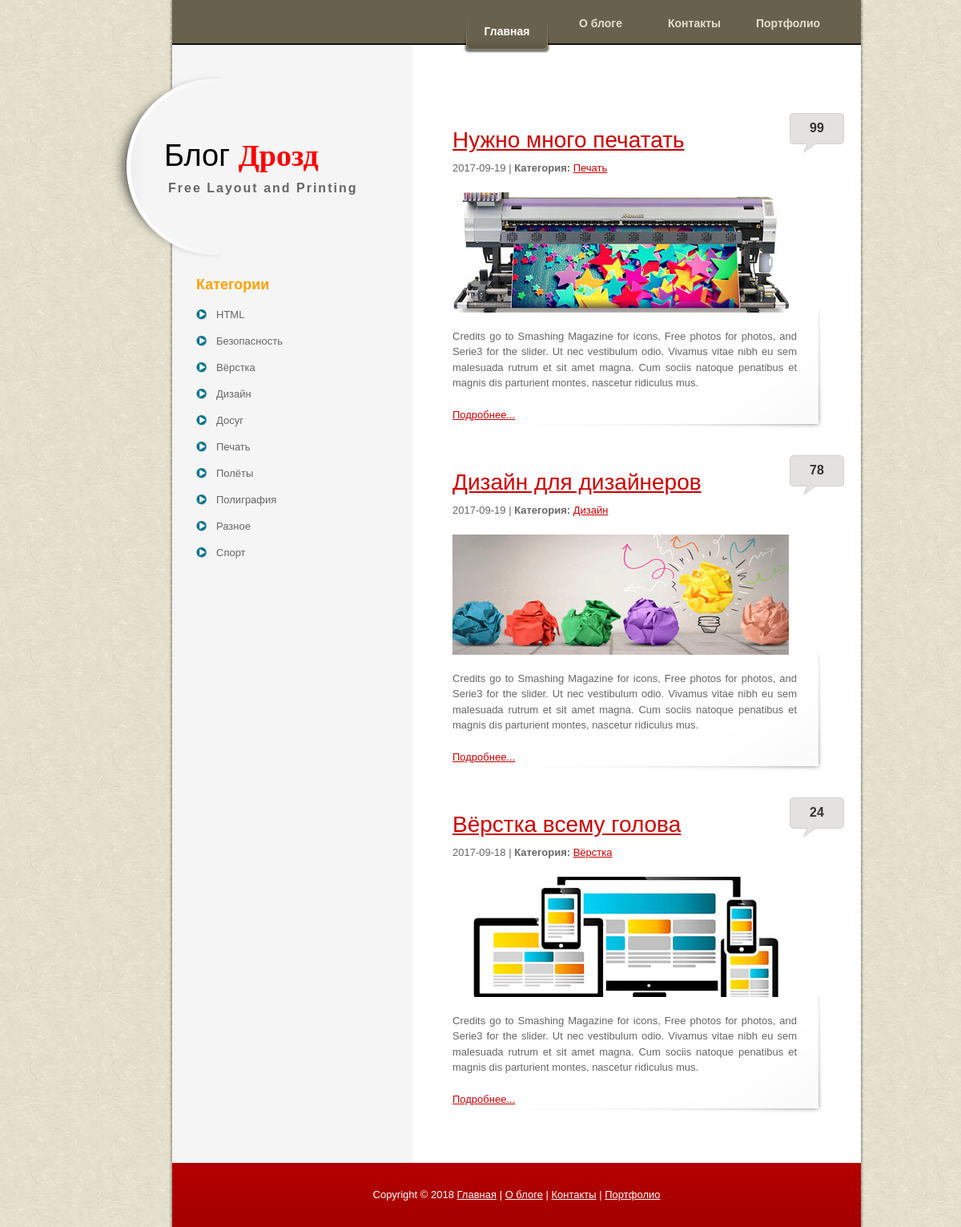
The page / on the database its author committed.
### tables this page shows
CREATE TABLE IF NOT EXISTS `pages` (
  `pages_id` tinyint(3) unsigned NOT NULL AUTO_INCREMENT,
  `title` varchar(255) NOT NULL,
  `keywords` varchar(255) NOT NULL,
  `description` varchar(255) NOT NULL,
  `position` tinyint(3) unsigned NOT NULL DEFAULT '0',
  `text` text NOT NULL,
  PRIMARY KEY (`pages_id`)
);

CREATE TABLE IF NOT EXISTS `articles` (
  `art_id` int(11) unsigned NOT NULL AUTO_INCREMENT,
  `name` varchar(255) NOT NULL,
  `keywords` varchar(255) NOT NULL,
  `description` varchar(255) NOT NULL,
  `img` varchar(255) NOT NULL DEFAULT 'no_image.jpg',
  `art_catid` tinyint(4) unsigned NOT NULL,
  `anons` text NOT NULL,
  `content` text NOT NULL,
  `visible` enum('0','1') NOT NULL DEFAULT '1',
  `date` date NOT NULL,
  `views` int(11) NOT NULL DEFAULT '0',
  PRIMARY KEY (`art_id`)
);

CREATE TABLE IF NOT EXISTS `categories` (
  `cat_id` tinyint(4) unsigned NOT NULL AUTO_INCREMENT,
  `cat_name` varchar(255) NOT NULL,
  PRIMARY KEY (`cat_id`)
);

### views/blogger/index.php (called while the page is built, shortened)
<?php require_once 'inc/header.php' ?>
<?php include $view. '.php' ?>
<?php require_once 'inc/leftbar.php' ?>
<?php require_once 'inc/footer.php' ?>

### controller/controller.php (called while the page is built, shortened)
<?php
$pages = pages();
$categories = categories();
$popular_articles = popular_articles();
$view = empty($_GET['view']) ? 'latest' : $_GET['view'];
require_once TEMPLATE.'index.php';

### index.php (called while the page is built, shortened)
<?php
require_once CONTROLLER;

### model/model.php (called while the page is built, shortened)
<?php
function pages(){
    $query = "SELECT pages_id, title FROM pages ORDER BY position";
    $res = mysql_query($query) or die(mysql_error());
    $pages = array();
    while($row = mysql_fetch_assoc($res)){
        $pages[] = $row;
    }
    return $pages;
}
function categories(){
    $query = "SELECT * FROM categories ORDER BY cat_name";
    $res = mysql_query($query) or die(mysql_error());
    $categories = array();
    while($row = mysql_fetch_assoc($res)){
        $categories[] = $row;
    }
    return $categories;
}
function popular_articles(){
    $query = "(SELECT * FROM articles
                INNER JOIN categories ON
                articles.art_catid = categories.cat_id
                ORDER BY date DESC LIMIT 3) ORDER BY views DESC";
    $res = mysql_query($query) or die(mysql_error());
    $popular_articles = array();
    while($row = mysql_fetch_assoc($res)){
        $popular_articles[] = $row;
    }
    return $popular_articles;
}

### views/blogger/latest.php (the view, shortened to what this page needs)
      <div id="templatemo_main">
          <?php if($popular_articles): ?>
              <?php foreach ($popular_articles as $item): ?>
          <div class="post_section">
              <span class="comment"><a href="?view=article&amp;art_id=<?=$item['art_id']?>"><?=$item['views']?></a></span>
              <h2><a href="?view=article&amp;art_id=<?=$item['art_id']?>"><?=$item[name]?></a></h2>
          	<?=$item['date']?> | <strong>Категория:</strong> <a href="?view=category&cat_id=<?=$item['cat_id']?>"><?=$item['cat_name']?></a>
              <img src="<?=TEMPLATE?>images/<?=$item['img']?>" alt="" />
              <p><?=$item['anons']?></p>
            <a href="?view=article&amp;art_id=<?=$item['art_id']?>">Подробнее...</a>
          </div>
          <?php endforeach; ?>
          <?php endif; ?>
</div>

### views/blogger/inc/header.php (shortened to what this page needs)
<!DOCTYPE html PUBLIC "-//W3C//DTD XHTML 1.0 Transitional//EN" "http://www.w3.org/TR/xhtml1/DTD/xhtml1-transitional.dtd">
<html xmlns="http://www.w3.org/1999/xhtml">
<head>
<link href="<?=TEMPLATE?>templatemo_style.css" rel="stylesheet" type="text/css" />
<link href="<?=TEMPLATE?>s3slider.css" rel="stylesheet" type="text/css" />
</head>
<body>
<div id="templatemo_wrapper">
	<div id="templatemo_menu">
        <ul>
            <li><a href="<?=PATH?>" class="current">Главная</a></li>
            <?php if($pages): ?>
            <?php foreach($pages as $item): ?>
            <li><a href="?view=page&amp;page_id=<?=$item['pages_id']?>"><?=$item['title']?></a></li>
            <?php endforeach; ?>
            <?php endif; ?>
        </ul>
    </div>

### views/blogger/inc/leftbar.php (shortened to what this page needs)
<div id="templatemo_left_column">
    <div id="templatemo_header">
        <div id="site_title">
            <h1><a href="<?=PATH?>" target="_parent">Блог <strong>Дрозд</strong><span>Free Layout and Printing</span></a></h1>
        </div>
    </div>
            <div id="templatemo_sidebar">
        <h4>Категории</h4>
        <ul class="templatemo_list">
        <?php if($categories): ?>
        <?php foreach($categories as $item): ?>
            <li><a href="?view=category&amp;cat_id=<?=$item['cat_id']?>" target="_parent"><?=$item['cat_name']?></a></li>
        <?php endforeach; ?>
        <?php endif; ?>
        </ul>
        <div class="cleaner_h40"></div>
    </div>
</div>

### views/blogger/inc/footer.php (shortened to what this page needs)
  <div class="cleaner_h20"></div>
  	<div id="templatemo_footer">
		Copyright © <?php echo date(Y); ?> <a href="<?=PATH?>">Главная</a>
        <?php if($pages): ?>
        <?php foreach($pages as $item): ?>
        | <a href="?view=page&amp;page_id=<?=$item['pages_id']?>"><?=$item['title']?></a>
        <?php endforeach; ?>
        <?php endif; ?>
    </div>
</div>
</body>
</html>

### views/blogger/templatemo_style.css (style rules this page uses)
body { margin: 0px; padding: 0px; color: #666; font-family: Helevetica,Arial,sans-serif; font-size: 13px; line-height:1.5em; background-image: url(images/templatemo_body.jpg); background-repeat: repeat; }
a, a:link, a:visited { color: #CC0000; }
p { margin: 0px; padding: 0 0 10px 0; }
img { border: none; }
h1 { font-size: 40px; font-weight: bold; margin: 0 0 30px 0; padding: 5px 0; color: #000; }
h2 { font-size: 28px; font-weight: normal; line-height: 28px; margin: 0 0 30px 0; padding: 0; color: #c7a902; }
h4 { font-size: 18px; margin: 0 0 20px 0; padding: 0; color: #ffa200; }
.cleaner_h20 { clear: both; width:100%; height: 20px; }
.cleaner_h40 { clear: both; width:100%; height: 40px; }
.templatemo_list { margin: 20px 0; padding: 0; list-style: none; }
.templatemo_list li { background: transparent url(images/templatemo_list.png) no-repeat scroll 0 0px; margin:0 0 20px; padding:0 0 0 25px; line-height: 1em; }
.templatemo_list li a { color: #666; text-decoration: none; }
#templatemo_wrapper { width: 970px; padding: 0; margin: 0 auto; background: url(images/templatemo_wrapper.png) repeat-y; }
#templatemo_menu { width: 830px; height: 50px; margin: 0 10px 0 100px; padding: 20px 30px 0 0; background: url(images/templatemo_menu.png) top repeat-x; }
#templatemo_menu ul { float: right; margin: 0; padding: 0; list-style: none; display: inline-block; }
#templatemo_menu ul li { padding: 0px; margin: 0px; display: inline; }
#templatemo_menu ul li a { float: left; display: block; width: 112px; height: 48px; padding: 0; margin: 0 5px 0 0 ; font-size: 14px; text-align: center; text-decoration: none; color: #e4decd; font-weight: bold; outline: none; border: none; }
#templatemo_menu ul li a:hover, #templatemo_menu ul li .current { height: 38px; padding-top: 10px; color: #fff; background: url(images/templatemo_menu_hover.png) bottom no-repeat; }
#templatemo_left_column { float: left; width: 400px; }
#templatemo_header { width: 360px; height: 276px; padding: 0 10px; margin-left: 20px; background: url(images/templatemo_header.png) left center no-repeat; }
#templatemo_header #site_title { float: left; width: 310px; padding: 115px 0 0 60px; }
#templatemo_header #site_title h1 { margin: 0; padding: 0; }
#templatemo_header #site_title h1 a { margin: 0px; padding: 0px; font-size: 38px; color: #000; font-weight: normal; text-decoration: none; }
#templatemo_header #site_title h1 strong { color: #f00; font-family: Georgia, "Times New Roman", Times, serif; }
#templatemo_header #site_title a span { display: block; font-size: 16px; color: #666; font-weight: bold; letter-spacing: 2px; margin-left: 5px; margin-top: 20px; }
#templatemo_sidebar { clear: both; float: left; width: 250px; margin-left: 130px; }
#templatemo_main { float: right; width: 490px; padding-top: 40px; margin-right: 30px; }
.post_section { clear: both; position: relative; padding: 0 60px 10px 0; margin: 40px 0; background: url(images/templatemo_post_bottom.png) bottom left no-repeat; }
.post_section h2 { margin: 0; padding: 10px 0 10px 0; line-height: 30px; }
.post_section p { text-align: justify; margin-bottom: 10px; }
.post_section img { clear: both; display: block; margin: 20px 0; }
.post_section .comment { position: absolute; top: -10px; right: 0px; width: 70px; height: 42px; text-align: center; padding-top: 10px; font-size: 16px; font-weight: bold; background: url(images/templatemo_comment.png) no-repeat; }
.post_section .comment a { color: #333; text-decoration: none; }
#templatemo_footer { clear: both; width: 860px; height: 50px; margin: 0 10px 0 100px; padding: 30px 0 0 0; text-align: center; color: #FFFFFF; background: url(images/templatemo_footer.png) top repeat-x; }
#templatemo_footer a { color: #FFFFFF; }

### views/blogger/s3slider.css (style rules this page uses)
ul { margin: 0; padding: 0; list-style-type: none; list-style: none; }
ul li { margin: 0; padding: 0; }

### rows shown on the page
pages: title "О блоге"
pages: title "Контакты"
pages: title "Портфолио"
articles: views "99", name "Нужно много печатать", date "2017-09-19", cat_name "Печать", img (picture), anons "Credits go to Smashing Magazine for icons, Free photos for photos, and Serie3 for the slider. Ut nec vestibulum odio. Vivamus vitae nibh eu sem malesuada rutrum et sit amet magna. Cum sociis natoque penatibus et magnis dis parturient montes, nascetur ridiculus mus."
articles: views "78", name "Дизайн для дизайнеров", date "2017-09-19", cat_name "Дизайн", img (picture), anons "Credits go to Smashing Magazine for icons, Free photos for photos, and Serie3 for the slider. Ut nec vestibulum odio. Vivamus vitae nibh eu sem malesuada rutrum et sit amet magna. Cum sociis natoque penatibus et magnis dis parturient montes, nascetur ridiculus mus."
articles: views "24", name "Вёрстка всему голова", date "2017-09-18", cat_name "Вёрстка", img (picture), anons "Credits go to Smashing Magazine for icons, Free photos for photos, and Serie3 for the slider. Ut nec vestibulum odio. Vivamus vitae nibh eu sem malesuada rutrum et sit amet magna. Cum sociis natoque penatibus et magnis dis parturient montes, nascetur ridiculus mus."
categories: cat_name "HTML"
categories: cat_name "Безопасность"
categories: cat_name "Вёрстка"
categories: cat_name "Дизайн"
categories: cat_name "Досуг"
categories: cat_name "Печать"
categories: cat_name "Полёты"
categories: cat_name "Полиграфия"
categories: cat_name "Разное"
categories: cat_name "Спорт"

### other values the page prints
date(Y) "2018"
